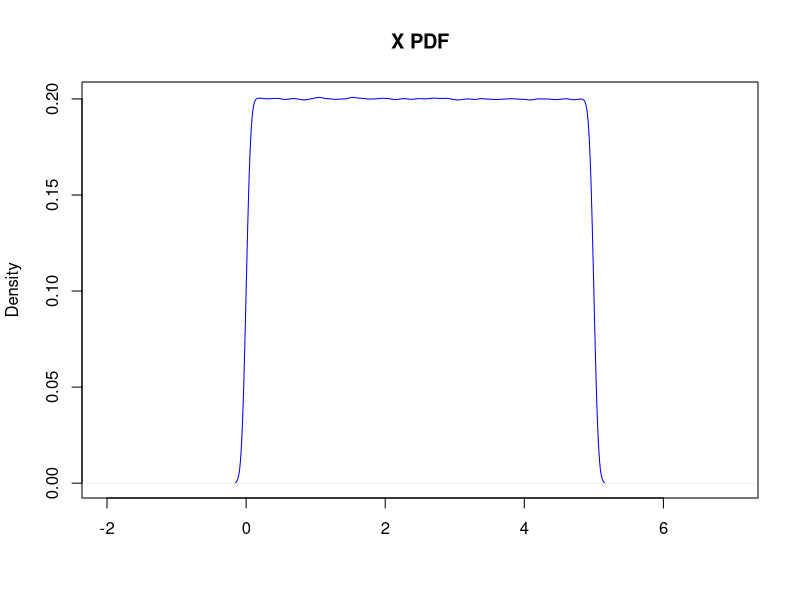
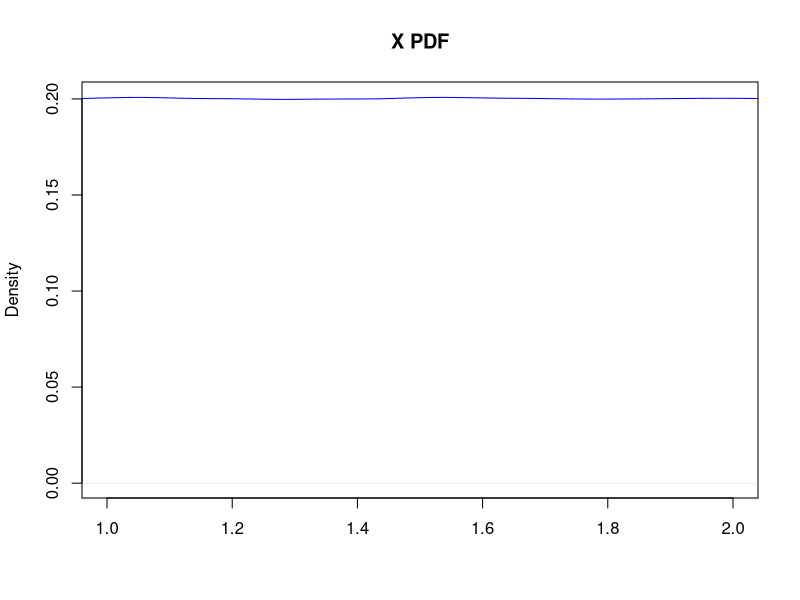

These figures' R source, in order: (Note: this script raises an error after producing the figures.)
## ---- chunk 1
X = density(runif(9999999, 0, 5))
plot(X, col = "blue", main = "X PDF",xlab = "", xlim = c(-2,7))
## ---- chunk 2
plot(X, col = "blue", main = "X PDF",xlab = "",xlim=c(1,2))
## ---- chunk 3
## Code for PMF
ggplot(data = data.frame(x = 1:6,
                         y = c(0.125,0.125,0.25,0.125,0.125,0.25),
                         yend = rep(0,6)),
       aes(x = x, y = y, xend = x, yend = yend)) +
  geom_point() +
  geom_segment() +
  scale_x_continuous(name="\nValue of X",
                     breaks=1:6,
                     limits = c(0.5, 6.5)) +
  scale_y_continuous(name="Probability\n",
                     limits = c(0.0,0.3)) +
  ggtitle("PMF for discrete random variable X\n") +
  annotate(geom = "text",
           x = c(1:6),
           y = c(0.15,0.15,0.275,0.15,0.15,0.275),
           label = c("P = 1/8",
                     "P = 1/8",
                     "P = 2/8",
                     "P = 1/8",
                     "P = 1/8",
                     "P = 2/8")) +
  theme_bw() +
  theme(plot.title = element_text(hjust = 0.5),
        text = element_text(size = 15))
## ---- chunk 4
x <- c(seq(-2,1,length.out = 10),seq(1,2,length.out = 10),seq(2,3,length.out = 10),seq(3,4,length.out = 10),seq(4,5,length.out = 10), seq(5,6,length.out = 10),seq(6,9,length.out = 10))
y <- c(rep(0,10),rep(0.125,10), rep(0.25,10),rep(0.5,10),rep(0.625,10),rep(0.75,10),rep(1,10))
ggplot(data = data.frame(x = x,
                         y = y),
       aes(x = x, y = y)) +
 geom_line() +  scale_x_continuous(name="\nValue of X",breaks=1:6) +
  scale_y_continuous(name="P(X <= x)\n") +
  ggtitle("CDF for discrete random variable X\n") +
    theme_bw() +
  theme(plot.title = element_text(hjust = 0.5),
        text = element_text(size = 15))
## ---- chunk 5
x <- 1:6  # outcomes of X
px <- c(1/8,1/8,2/8,1/8,1/8,2/8)  # pmf of X
Ex <- sum(x*px)  # Expectation of X
Vx <- sum((x-Ex)^2*px)  # Variance of X
Vx
## ---- chunk 6
library(gridExtra)
p1 <- ggplot(data = data.frame(x = 0:1,
                         y = dbinom(0:1,1,0.3),
                         yend = rep(0,2)),
       aes(x = x, y = y, xend = x, yend = yend)) +
  geom_point() +
  geom_segment() +
  scale_x_continuous(name="\nValue of X",
                     breaks=0:1,
                     limits = c(-0.5, 1.5)) +
  scale_y_continuous(name="Probability\n",
                     limits = c(0.0,1)) +
   theme_bw() +
  theme(plot.title = element_text(hjust = 0.5),
        text = element_text(size = 15))
p2 <- ggplot(data = data.frame(x = c(-2,-1,0,0,1,1,2,3), y = c(0,0,0,0.3,0.3,1,1,1)), aes (x = x, y= y)) + geom_line() + scale_x_continuous(name="\nValue of X") + scale_y_continuous(name="CDF\n") +
   theme_bw() +
  theme(plot.title = element_text(hjust = 0.5),
        text = element_text(size = 15))
grid.arrange(p1,p2,ncol=2)
## ---- chunk 7
library(gridExtra)
p1 <- ggplot(data = data.frame(x = 0:10,
                         y = dbinom(0:10,10,0.3),
                         yend = rep(0,11)),
       aes(x = x, y = y, xend = x, yend = yend)) +
  geom_point() +
  geom_segment() +
  scale_x_continuous(name="\nValue of X",
                     breaks=0:10,
                     limits = c(-0.5, 10.5)) +
  scale_y_continuous(name="Probability\n",
                     limits = c(0.0,1)) +
   theme_bw() +
  theme(plot.title = element_text(hjust = 0.5),
        text = element_text(size = 15))
p2 <- ggplot(data = data.frame(x = 0:10,
                         y = dbinom(0:10,10,0.8),
                         yend = rep(0,11)),
       aes(x = x, y = y, xend = x, yend = yend)) +
  geom_point() +
  geom_segment() +
  scale_x_continuous(name="\nValue of X",
                     breaks=0:10,
                     limits = c(-0.5, 10.5)) +
  scale_y_continuous(name="Probability\n",
                     limits = c(0.0,1)) +
   theme_bw() +
  theme(plot.title = element_text(hjust = 0.5),
        text = element_text(size = 15))
grid.arrange(p1,p2,ncol=2)
## ---- chunk 8
dbinom(3, size = 10, prob = 0.5)
## ---- chunk 9
pbinom(8, size = 20, prob = 0.2)
## ---- chunk 10
library(gridExtra)
p1 <- ggplot(data = data.frame(x = 0:10,
                         y = dpois(0:10,1),
                         yend = rep(0,11)),
       aes(x = x, y = y, xend = x, yend = yend)) +
  geom_point() +
  geom_segment() +
  scale_x_continuous(name="\nValue of X",
                     breaks=0:10,
                     limits = c(-0.5, 10.5)) +
  scale_y_continuous(name="Probability\n",
                     limits = c(0.0,1)) +
   theme_bw() +
  theme(plot.title = element_text(hjust = 0.5),
        text = element_text(size = 15))
p2 <- ggplot(data = data.frame(x = 0:10,
                         y = dpois(0:10,4),
                         yend = rep(0,11)),
       aes(x = x, y = y, xend = x, yend = yend)) +
  geom_point() +
  geom_segment() +
  scale_x_continuous(name="\nValue of X",
                     breaks=0:10,
                     limits = c(-0.5, 10.5)) +
  scale_y_continuous(name="Probability\n",
                     limits = c(0.0,1)) +
   theme_bw() +
  theme(plot.title = element_text(hjust = 0.5),
        text = element_text(size = 15))
grid.arrange(p1,p2,ncol=2)
## ---- chunk 11
dpois(3, lambda = 1)
## ---- chunk 12
ppois(8, lambda = 4)
## ---- chunk 13
pbinom(3, size = 10, prob = 0.82)
## ---- chunk 14
1 - pbinom(89, size = 100,  prob = 0.82)
## ---- chunk 15
sum(dbinom(17:18, size = 20, prob = 0.82))
## ---- chunk 16
dpois(4, lambda =3)
## ---- chunk 17
ppois(1,lambda=3)
## ---- chunk 18
1 - ppois(2, lambda = 3)
## ---- chunk 19
ggplot(data = data.frame(x = seq(-1,1,0.01), y = seq(-1,1,0.01)^2), aes(x,y)) + geom_line(lwd = 1.3, col= "red") + geom_area(alpha=0.6, fill = "lightskyblue2") +  theme_bw() 

## ---- chunk 20
data <- data.frame(x=seq(0.01,15,0.05),y=dexp(seq(0.01,15,0.05),1/4))
ggplot(data = data, mapping = aes(x = x, y = y)) +
     geom_line(lwd=1.3,col="red")+
     geom_area(mapping = aes(x = ifelse(x>=2 & x<= 5 , x, 0)), fill = "lightskyblue2", alpha =0.6) +     xlim(0.01, 15) + theme_bw() + ylab("f(x)")
## ---- chunk 21
x <- seq(-2,20,0.5)
y <- pexp(x,1/4)
data <- data.frame(x=x,y=y)
ggplot(data,aes(x,y)) + geom_line(lwd=1.3,col="red") + theme_bw() + ylab("F(x)")
## ---- chunk 22
x <- c(seq(-1,2,0.01),seq(2,6,0.01),seq(6,9,0.01))
y <- c(rep(0,length(seq(-1,2,0.01))),rep(1/4,length(seq(2,6,0.01))),rep(0,length(seq(6,9,0.01))))
ggplot(data.frame(x=x,y=y),aes(x,y)) + geom_line(lwd=1.3,col="red") + theme_bw() + ylab("f(x)")
## ---- chunk 23
x <- c(seq(-1,2,0.01),seq(2,6,0.01),seq(6,9,0.01))
y <- c(rep(0,length(seq(-1,2,0.01))),(seq(2,6,0.01)-2)/4,rep(1,length(seq(6,9,0.01))))
ggplot(data.frame(x=x,y=y),aes(x,y)) + geom_line(lwd=1.3,col="red") + theme_bw() + ylab("f(x)")
## ---- chunk 24
dunif(5, min = 2, max = 6)
## ---- chunk 25
punif(0.5)
## ---- chunk 26
values <- c(0.25,1,2.5)
colours <- palette()[1:length(values)]

p <- ggplot(data.frame(x=c(0,3)), aes(x)) +
  stat_function(fun= function(x) dexp(x,rate = 0.25),aes(colour="0.25"))+
   stat_function(fun= function(x) dexp(x,rate = 1),aes(colour="1"))+
 stat_function(fun= function(x) dexp(x,rate = 2.5),aes(colour="2.5"))+
   scale_colour_manual("lambda:", values=colours, breaks=as.character(values)) + theme_bw() + ylab("f(x)")
p
## ---- chunk 27
values <- c(0.25,1,2.5)
colours <- palette()[1:length(values)]

p <- ggplot(data.frame(x=c(0,6)), aes(x)) +
  stat_function(fun= function(x) pexp(x,rate = 0.25),aes(colour="0.25"))+
   stat_function(fun= function(x) pexp(x,rate = 1),aes(colour="1"))+
 stat_function(fun= function(x) pexp(x,rate = 2.5),aes(colour="2.5"))+
   scale_colour_manual("lambda:", values=colours, breaks=as.character(values)) + theme_bw() + ylab("f(x)")
p
## ---- chunk 28
dexp(2, rate = 3)
## ---- chunk 29
pexp(4)
## ---- chunk 30
mu <- c(0,1,2)
colours1 <- palette()[1:length(mu)]
sigma <- c(0.5,1,2)
colours2 <- palette()[1:length(sigma)]

p <- ggplot(data.frame(x=c(-3,5)), aes(x)) +
  stat_function(fun= function(x) dnorm(x,mean = 0),aes(colour="0"))+
   stat_function(fun= function(x) dnorm(x,mean = 1),aes(colour="1"))+
 stat_function(fun= function(x) dnorm(x,mean = 2),aes(colour="2"))+
   scale_colour_manual("mu:", values=colours1, breaks=as.character(mu)) + theme_bw() + ylab("f(x)")
p1 <- ggplot(data.frame(x=c(-3,5)), aes(x)) +
  stat_function(fun= function(x) dnorm(x,mean = 1, sd =sqrt(0.5)),aes(colour="0.5"))+
   stat_function(fun= function(x) dnorm(x,mean = 1, sd=sqrt(1)),aes(colour="1"))+
 stat_function(fun= function(x) dnorm(x,mean = 1, sd = sqrt(2)),aes(colour="2"))+
   scale_colour_manual("sigma^2:", values=colours2, breaks=as.character(sigma)) + theme_bw() + ylab("f(x)")
grid.arrange(p,p1,ncol=2)
## ---- chunk 31
mu <- c(0,1,2)
colours1 <- palette()[1:length(mu)]
sigma <- c(0.5,1,2)
colours2 <- palette()[1:length(sigma)]

p <- ggplot(data.frame(x=c(-3,5)), aes(x)) +
  stat_function(fun= function(x) pnorm(x,mean = 0),aes(colour="0"))+
   stat_function(fun= function(x) pnorm(x,mean = 1),aes(colour="1"))+
 stat_function(fun= function(x) pnorm(x,mean = 2),aes(colour="2"))+
   scale_colour_manual("mu:", values=colours1, breaks=as.character(mu)) + theme_bw() + ylab("f(x)")
p1 <- ggplot(data.frame(x=c(-3,5)), aes(x)) +
  stat_function(fun= function(x) pnorm(x,mean = 1, sd =sqrt(0.5)),aes(colour="0.5"))+
   stat_function(fun= function(x) pnorm(x,mean = 1, sd=sqrt(1)),aes(colour="1"))+
 stat_function(fun= function(x) pnorm(x,mean = 1, sd = sqrt(2)),aes(colour="2"))+
   scale_colour_manual("sigma^2:", values=colours2, breaks=as.character(sigma)) + theme_bw() + ylab("f(x)")
grid.arrange(p,p1,ncol=2)
## ---- chunk 32
dnorm(3)
## ---- chunk 33
pnorm(0.4,1,0.5)
